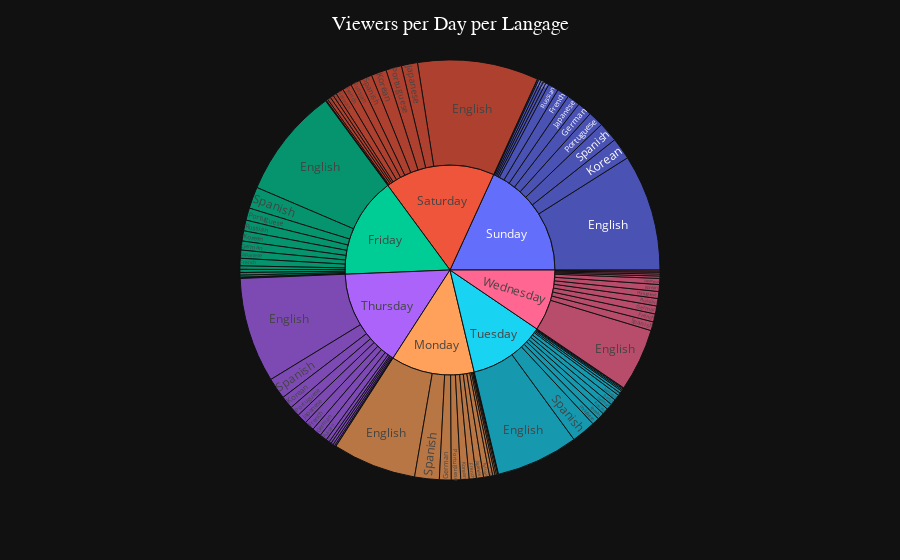

The cell this chart's notebook holds for it:
### Code cell
fig = px.sunburst(
    gamesDay,
    path=["Date", "Langage"],
    values="Viewers",
    template='plotly_dark',
)
# change order to ['Monday', 'Tuesday', 'Wednesday', 'Thursday', 'Friday', 'Saturday', 'Sunday']
fig.update_layout(
    extendsunburstcolors=True,
    title_text='Viewers per Day per Langage',
    title_x=0.5,
    # title_y=0.5,
    title_font_size=20,
    title_font_family='Arial',
    title_font_color='white',
    title_xanchor='center',
    # title_yanchor='auto',
    title_xref='paper',
    title_yref='paper',
)

fig.show()

### Figure 1 — Plotly figure (JSON) as saved in the notebook; plotly's stock layout.template omitted (floating-point values rounded to 4 significant figures)
{"data": [{"branchvalues": "total", "domain": {"x": [0, 1], "y": [0, 1]}, "hovertemplate": "labels=%{label}<br>Viewers=%{value}<br>parent=%{parent}<br>id=%{id}<extra></extra>", "ids": ["Friday/Arabic", "Monday/Arabic", "Saturday/Arabic", "Sunday/Arabic", "Tuesday/Arabic", "Friday/Chinese", "Monday/Chinese", "Saturday/Chinese", "Sunday/Chinese", "Thursday/Chinese", "Tuesday/Chinese", "Wednesday/Chinese", "Friday/Czech", "Monday/Czech", "Saturday/Czech", "Sunday/Czech", "Thursday/Czech", "Tuesday/Czech", "Friday/English", "Monday/English", "Saturday/English", "Sunday/English", "Thursday/English", "Tuesday/English", "Wednesday/English", "Friday/French", "Monday/French", "Saturday/French", "Sunday/French", "Thursday/French", "Tuesday/French", "Wednesday/French", "Friday/German", "Monday/German", "Saturday/German", "Sunday/German", "Thursday/German", "Tuesday/German", "Wednesday/German", "Tuesday/Greek", "Friday/Hungarian", "Monday/Hungarian", "Thursday/Hungarian", "Tuesday/Hungarian", "Friday/Italian", "Monday/Italian", "Saturday/Italian", "Sunday/Italian", "Thursday/Italian", "Tuesday/Italian", "Wednesday/Italian", "Friday/Japanese", "Monday/Japanese", "Saturday/Japanese", "Sunday/Japanese", "Thursday/Japanese", "Tuesday/Japanese", "Wednesday/Japanese", "Friday/Korean", "Monday/Korean", "Saturday/Korean", "Sunday/Korean", "Thursday/Korean", "Tuesday/Korean", "Wednesday/Korean", "Friday/Polish", "Monday/Polish", "Saturday/Polish", "Sunday/Polish", "Thursday/Polish", "Tuesday/Polish", "Wednesday/Polish", "Friday/Portuguese", "Monday/Portuguese", "Saturday/Portuguese", "Sunday/Portuguese", "Thursday/Portuguese", "Tuesday/Portuguese", "Wednesday/Portuguese", "Friday/Russian", "Monday/Russian", "Saturday/Russian", "Sunday/Russian", "Thursday/Russian", "Tuesday/Russian", "Wednesday/Russian", "Friday/Spanish", "Monday/Spanish", "Saturday/Spanish", "Sunday/Spanish", "Thursday/Spanish", "Tuesday/Spanish", "Wednesday/Spanish", "Friday/Thai", "Monday/Thai", "Saturday/Thai", "Sunday/Thai", "Thursday/Thai", "Tuesday/Thai", "Wednesday/Thai", "Friday/Turkish", "Monday/Turkish", "Saturday/Turkish", "Sunday/Turkish", "Thursday/Turkish", "Tuesday/Turkish", "Wednesday/Turkish", "Friday", "Monday", "Saturday", "Sunday", "Thursday", "Tuesday", "Wednesday"], "labels": ["Arabic", "Arabic", "Arabic", "Arabic", "Arabic", "Chinese", "Chinese", "Chinese", "Chinese", "Chinese", "Chinese", "Chinese", "Czech", "Czech", "Czech", "Czech", "Czech", "Czech", "English", "English", "English", "English", "English", "English", "English", "French", "French", "French", "French", "French", "French", "French", "German", "German", "German", "German", "German", "German", "German", "Greek", "Hungarian", "Hungarian", "Hungarian", "Hungarian", "Italian", "Italian", "Italian", "Italian", "Italian", "Italian", "Italian", "Japanese", "Japanese", "Japanese", "Japanese", "Japanese", "Japanese", "Japanese", "Korean", "Korean", "Korean", "Korean", "Korean", "Korean", "Korean", "Polish", "Polish", "Polish", "Polish", "Polish", "Polish", "Polish", "Portuguese", "Portuguese", "Portuguese", "Portuguese", "Portuguese", "Portuguese", "Portuguese", "Russian", "Russian", "Russian", "Russian", "Russian", "Russian", "Russian", "Spanish", "Spanish", "Spanish", "Spanish", "Spanish", "Spanish", "Spanish", "Thai", "Thai", "Thai", "Thai", "Thai", "Thai", "Thai", "Turkish", "Turkish", "Turkish", "Turkish", "Turkish", "Turkish", "Turkish", "Friday", "Monday", "Saturday", "Sunday", "Thursday", "Tuesday", "Wednesday"], "name": "", "parents": ["Friday", "Monday", "Saturday", "Sunday", "Tuesday", "Friday", "Monday", "Saturday", "Sunday", "Thursday", "Tuesday", "Wednesday", "Friday", "Monday", "Saturday", "Sunday", "Thursday", "Tuesday", "Friday", "Monday", "Saturday", "Sunday", "Thursday", "Tuesday", "Wednesday", "Friday", "Monday", "Saturday", "Sunday", "Thursday", "Tuesday", "Wednesday", "Friday", "Monday", "Saturday", "Sunday", "Thursday", "Tuesday", "Wednesday", "Tuesday", "Friday", "Monday", "Thursday", "Tuesday", "Friday", "Monday", "Saturday", "Sunday", "Thursday", "Tuesday", "Wednesday", "Friday", "Monday", "Saturday", "Sunday", "Thursday", "Tuesday", "Wednesday", "Friday", "Monday", "Saturday", "Sunday", "Thursday", "Tuesday", "Wednesday", "Friday", "Monday", "Saturday", "Sunday", "Thursday", "Tuesday", "Wednesday", "Friday", "Monday", "Saturday", "Sunday", "Thursday", "Tuesday", "Wednesday", "Friday", "Monday", "Saturday", "Sunday", "Thursday", "Tuesday", "Wednesday", "Friday", "Monday", "Saturday", "Sunday", "Thursday", "Tuesday", "Wednesday", "Friday", "Monday", "Saturday", "Sunday", "Thursday", "Tuesday", "Wednesday", "Friday", "Monday", "Saturday", "Sunday", "Thursday", "Tuesday", "Wednesday", "", "", "", "", "", "", ""], "type": "sunburst", "values": [115828, 78286, 86565, 12361, 2067, 1350960, 1150532, 1686352, 1466503, 1224560, 1264434, 893404, 14163, 25592, 125573, 46627, 10278, 4803, 57038656, 43290687, 62636616, 60356908, 54400302, 42686414, 32493373, 3862547, 3713060, 4747268, 6260560, 5097623, 2965697, 4167967, 4658046, 6097066, 4052722, 7533772, 4837315, 3140100, 4127593, 8123, 10356, 10160, 32191, 21268, 1812609, 1625778, 870004, 1316436, 1220670, 1413693, 1218336, 4214362, 3679340, 8365596, 6703609, 5276249, 2934869, 3122837, 5258504, 4332286, 7852598, 11300888, 6586488, 3571645, 3574763, 523731, 779032, 232160, 693782, 960930, 588183, 545497, 6340468, 4853587, 8131028, 7981803, 5378704, 3758168, 3594870, 5571876, 3132903, 4879323, 5410387, 3815101, 3171341, 3867179, 11188701, 12730502, 6685017, 10294612, 11048577, 12551715, 4569212, 1605138, 676581, 1751899, 1658986, 1820417, 620846, 634583, 1030633, 257482, 1791849, 1203785, 691345, 697380, 1024475, 104596578, 86432874, 113894570, 122241019, 102400750, 79400746, 63834089]}], "layout": {"extendsunburstcolors": true, "legend": {"tracegroupgap": 0}, "margin": {"t": 60}, "title": {"font": {"color": "white", "family": "Arial", "size": 20}, "text": "Viewers per Day per Langage", "x": 0.5, "xanchor": "center", "xref": "paper", "yref": "paper"}}}
